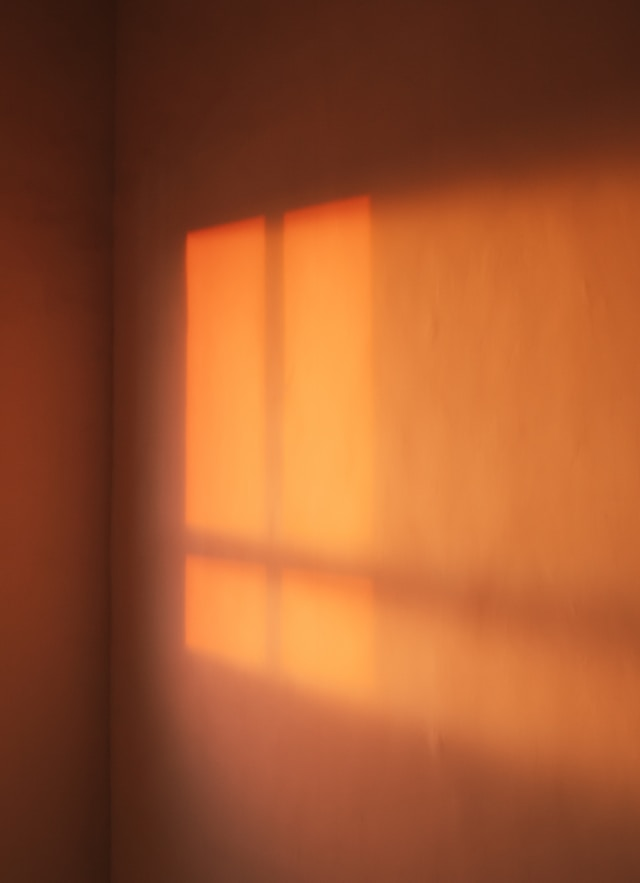
#> input picture image/1.jpg, 640 x 883 px; the run also reads 1 picture not shown here
$ python picture-compress.py
#> lines starting #> are read from the running program, lines starting #| are printed output that depends on the picture
import time
import concurrent.futures
from PIL import Image

image_array = [
    '1.jpg',
    '2.jpg',
    '3.jpg',
    '4.jpg',
    '5.jpg',
    '6.jpg',
    '7.jpg',
    '8.jpg',
    '9.jpg',
    '10.jpg',
    '11.jpg',
    '12.jpg',
    '13.jpg',
    '14.jpg',
    '15.jpg',
    '16.jpg',
    '17.jpg',
    '18.jpg',
    '19.jpg',
    '20.jpg',
    '21.jpg',
    '22.jpg',
    '23.jpg',
    '24.jpg',
    '25.jpg',
    '26.jpg',
    '27.jpg',
    '28.jpg',
    '29.jpg',
    '30.jpg',
    '31.jpg',
    '32.jpg',
    '33.jpg',
    '34.jpg',
    '35.jpg',
    '36.jpg',
    '37.jpg',
    '38.jpg',
    '39.jpg',
    '40.jpg',
    '41.jpg',
    '42.jpg',
    '43.jpg',
    '44.jpg',
    '45.jpg',
    '46.jpg',
    '47.jpg',
    '48.jpg',
    '49.jpg',
    '50.jpg'
]

total_time_start = time.perf_counter()


def resize_img(img_name):
    img = Image.open('image/'+img_name)
    new_size = (300, 400)
    split_name = img_name.split('.')
    resized_image = img.resize(new_size)
    resized_image.save(f'resize/{split_name[0]}_resize.jpg')
    print(f'{img_name} was processed to resize...\n')


def compress_image(img_name):
#> called with img_name = '1.jpg'
    img = Image.open('image/'+img_name)
#> img is the input picture: PIL image 640x883 RGB; mean R, G, B 157.3, 83.9, 44.5
    quality = 50

    split_name = img_name.split('.')

    img.save(f'compress/{split_name[0]}_compressed.jpg', optimize=True, quality=quality)
    print(f'{img_name} was processed to compress...\n')


with concurrent.futures.ThreadPoolExecutor() as executor:
    executor.map(compress_image, image_array)
#> call 3 of compress_image, with img_name = '3.jpg'
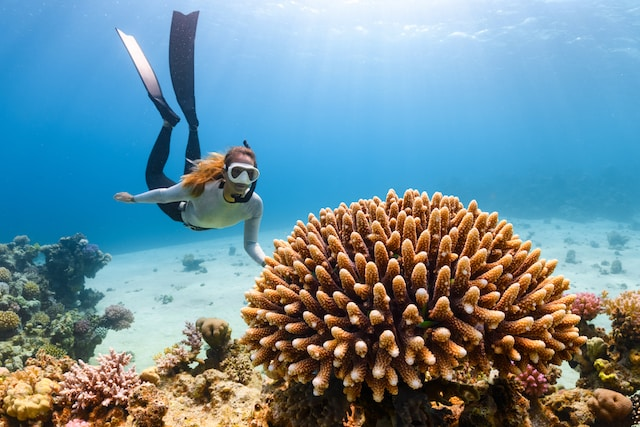
#> input picture image/3.jpg, 640 x 427 px
#> in compress_image, img is the input picture: PIL image 640x427 RGB; mean R, G, B 109.5, 141, 153.5
#> call 4 of compress_image, with img_name = '4.jpg'
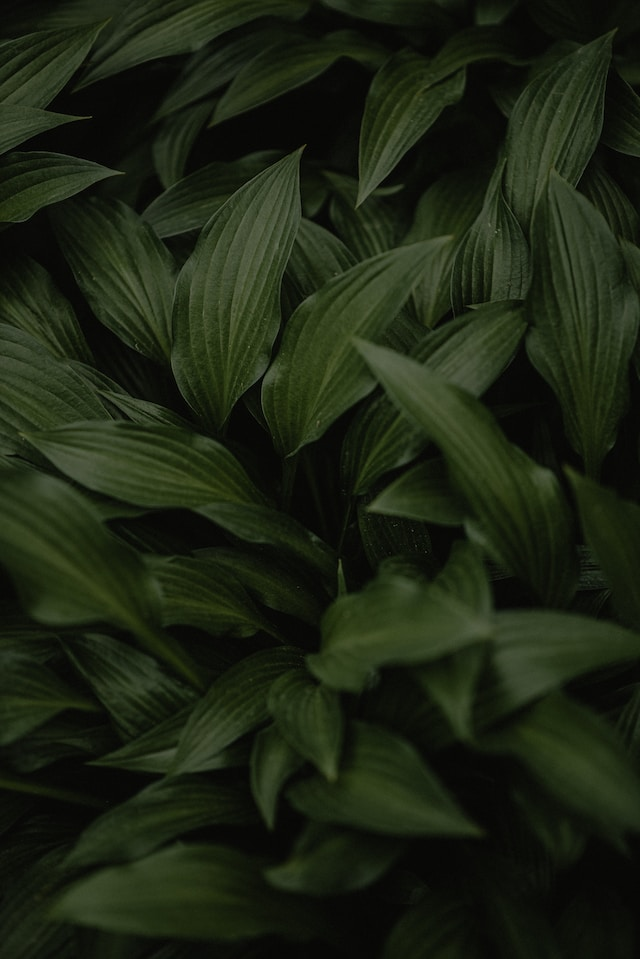
#> input picture image/4.jpg, 640 x 959 px
#> in compress_image, img is the input picture: PIL image 640x959 RGB; mean R, G, B 28, 35.8, 18.7
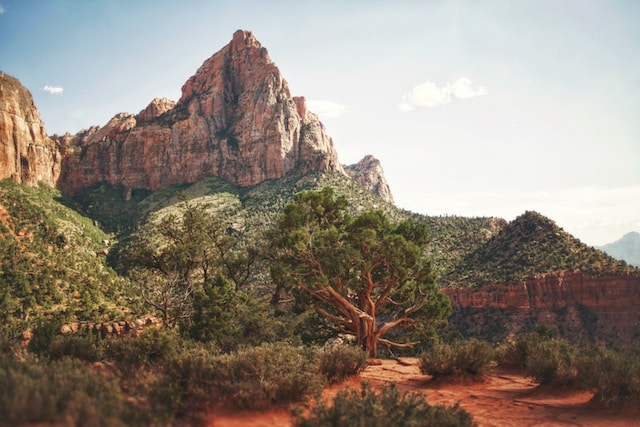
#> input picture image/5.jpg, 640 x 427 px
#> in compress_image, img is the input picture: PIL image 640x427 RGB; mean R, G, B 144.6, 133.5, 122.3
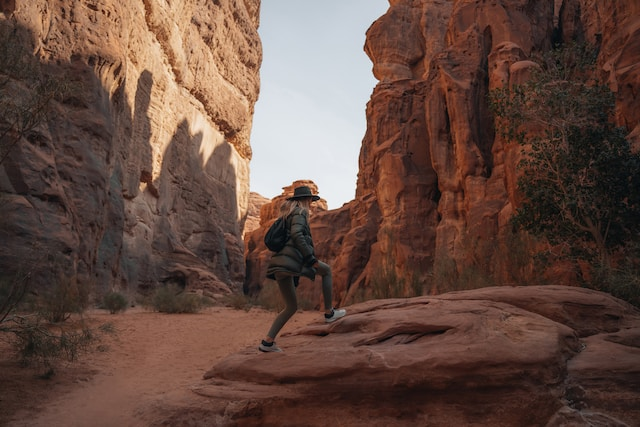
#> input picture image/6.jpg, 640 x 427 px
#> in compress_image, img is the input picture: PIL image 640x427 RGB; mean R, G, B 99.4, 74, 64.5
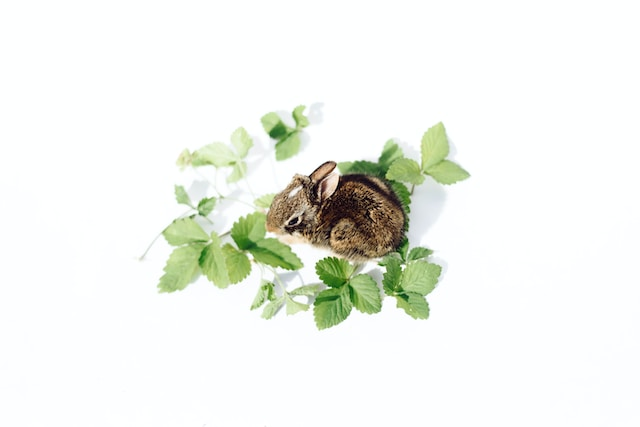
#> input picture image/10.jpg, 640 x 427 px
#> in compress_image, img is the input picture: PIL image 640x427 RGB; mean R, G, B 239.8, 242.5, 236.5
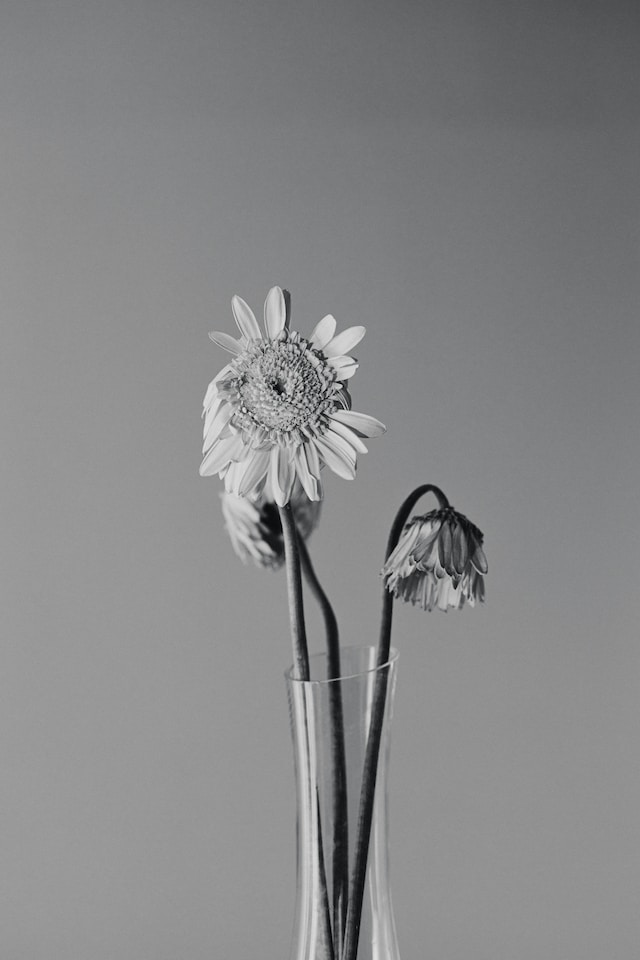
#> input picture image/11.jpg, 640 x 960 px
#> in compress_image, img is the input picture: PIL image 640x960 RGB; mean R, G, B 134.4, 134.8, 135.7
    executor.map(resize_img, image_array)
#> in resize_img (call 11), `resized_image = img.resize(new_size)`:
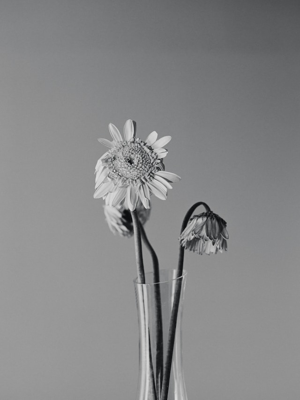
#> resized_image: PIL image 300x400 RGB; mean R, G, B 134.4, 134.8, 135.7


total_end_time = time.perf_counter()

print(f'Finished in {total_end_time-total_time_start} seconds')
